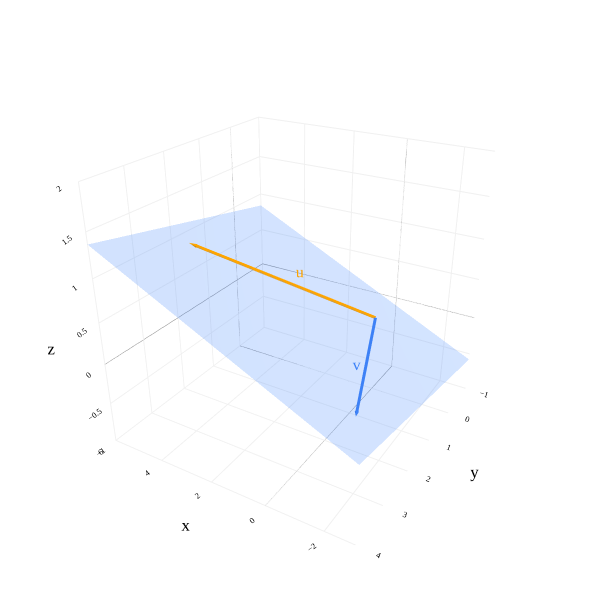

Notebook cell for this chart:
### Markdown cell above
### Finding the Equation of a Plane in $\mathbb{R}^3$

I first mentioned planes back in [Chapter 2.1](01-vectors.ipynb), when we intuitively discussed the fact that the set of all linear combinations of two non-collinear vectors in $\mathbb{R}^3$ forms a plane.

So, given two vectors ${\color{orange} \vec u = \begin{bmatrix} u_1 \\ u_2 \\ u_3 \end{bmatrix}}, {\color{#3d81f6} \vec v = \begin{bmatrix} v_1 \\ v_2 \\ v_3 \end{bmatrix}} \in \mathbb{R}^3$, how do we find the equation of the plane they span, in standard form?

### Code cell
from utils import plot_vectors
import numpy as np
import plotly.graph_objects as go

v1 = (5, 2, 1)
v2 = (-2, 3, 0)

fig = plot_vectors([(v1, "orange", r"u"), 
                    (v2, "#3d81f6", r"v"),
                    ], show_axis_labels=True, vdeltax=0.3, vdeltay=1)

# Add the plane spanned by v1 and v2
plane_extent = 20
num_points = 3

s_range = np.linspace(-plane_extent, plane_extent, num_points)
t_range = np.linspace(-plane_extent, plane_extent, num_points)
s_grid, t_grid = np.meshgrid(s_range, t_range)

plane_x = s_grid * v1[0] + t_grid * v2[0]
plane_y = s_grid * v1[1] + t_grid * v2[1]
plane_z = s_grid * v1[2] + t_grid * v2[2]

fig.add_trace(go.Surface(
    x=plane_x,
    y=plane_y,
    z=plane_z,
    opacity=0.8,
    colorscale=[[0, 'rgba(61,129,246,0.3)'], [1, 'rgba(61,129,246,0.3)']],
    showscale=False,
))

fig.update_xaxes(
    scaleanchor="y",
    scaleratio=1,
    tickvals=np.arange(-10, 10, 1)
)

fig.update_yaxes(
    scaleanchor="x",
    scaleratio=1,
    tickvals=np.arange(-10, 10, 1)
)

fig.update_layout(
    xaxis_range=[-10, 10],
    yaxis_range=[-10, 10],
    width=600,
    height=600,
    scene_camera=dict(
        eye=dict(x=-1.2, y=2, z=1.2)
    ),
    scene=dict(
        aspectmode='cube',
    ),
)

fig.show()

### Figure 1 — Plotly figure (JSON) as saved in the notebook; plotly's stock layout.template omitted (floating-point values rounded to 4 significant figures)
{"data": [{"hovertemplate": "(%{x}, %{y}, %{z})<extra></extra>", "line": {"color": "orange", "width": 6}, "mode": "lines", "showlegend": false, "type": "scatter3d", "x": [0, 5], "y": [0, 2], "z": [0, 1]}, {"colorscale": [[0, "orange"], [1, "orange"]], "hoverinfo": "skip", "showlegend": false, "showscale": false, "sizemode": "raw", "sizeref": 0.4, "type": "cone", "u": [0.5], "v": [0.2], "w": [0.1], "x": [5], "y": [2], "z": [1]}, {"hoverinfo": "skip", "mode": "text", "showlegend": false, "text": ["u"], "textfont": {"color": "orange", "family": "Palatino", "size": 16}, "textposition": "middle center", "type": "scatter3d", "x": [2.556], "y": [0.5358], "z": [0.5]}, {"hovertemplate": "(%{x}, %{y}, %{z})<extra></extra>", "line": {"color": "#3d81f6", "width": 6}, "mode": "lines", "showlegend": false, "type": "scatter3d", "x": [0, -2], "y": [0, 3], "z": [0, 0]}, {"colorscale": [[0, "#3d81f6"], [1, "#3d81f6"]], "hoverinfo": "skip", "showlegend": false, "showscale": false, "sizemode": "raw", "sizeref": 0.4, "type": "cone", "u": [-0.2], "v": [0.3], "w": [0], "x": [-2], "y": [3], "z": [0]}, {"hoverinfo": "skip", "mode": "text", "showlegend": false, "text": ["v"], "textfont": {"color": "#3d81f6", "family": "Palatino", "size": 16}, "textposition": "middle center", "type": "scatter3d", "x": [-0.8752], "y": [1.777], "z": [0]}, {"colorscale": [[0, "rgba(61,129,246,0.3)"], [1, "rgba(61,129,246,0.3)"]], "opacity": 0.8, "showscale": false, "type": "surface", "x": [[-60.0, 40.0, 140.0], [-100.0, 0.0, 100.0], [-140.0, -40.0, 60.0]], "y": [[-100.0, -60.0, -20.0], [-40.0, 0.0, 40.0], [20.0, 60.0, 100.0]], "z": [[-20.0, 0.0, 20.0], [-20.0, 0.0, 20.0], [-20.0, 0.0, 20.0]]}], "layout": {"font": {"color": "black", "family": "Palatino", "size": 14}, "height": 600, "margin": {"b": 0, "l": 0, "r": 0, "t": 0}, "paper_bgcolor": "white", "plot_bgcolor": "white", "scene": {"aspectmode": "cube", "aspectratio": {"x": 1.2, "y": 1.2, "z": 0.8}, "bgcolor": "white", "camera": {"eye": {"x": -1.2, "y": 2, "z": 1.2}}, "xaxis": {"backgroundcolor": "white", "gridcolor": "#f0f0f0", "range": [-3, 6], "showbackground": true, "tickfont": {"size": 10}, "title": {"text": "x"}, "zerolinecolor": "gray"}, "yaxis": {"backgroundcolor": "white", "gridcolor": "#f0f0f0", "range": [-1, 4], "showbackground": true, "tickfont": {"size": 10}, "title": {"text": "y"}, "zerolinecolor": "gray"}, "zaxis": {"backgroundcolor": "white", "gridcolor": "#f0f0f0", "range": [-1, 2], "showbackground": true, "tickfont": {"size": 10}, "title": {"text": "z"}, "zerolinecolor": "gray"}}, "width": 600, "xaxis": {"range": [-10, 10], "scaleanchor": "y", "scaleratio": 1, "tickvals": [-10, -9, -8, -7, -6, -5, -4, -3, -2, -1, 0, 1, 2, 3, 4, 5, 6, 7, 8, 9]}, "yaxis": {"range": [-10, 10], "scaleanchor": "x", "scaleratio": 1, "tickvals": [-10, -9, -8, -7, -6, -5, -4, -3, -2, -1, 0, 1, 2, 3, 4, 5, 6, 7, 8, 9]}}}
